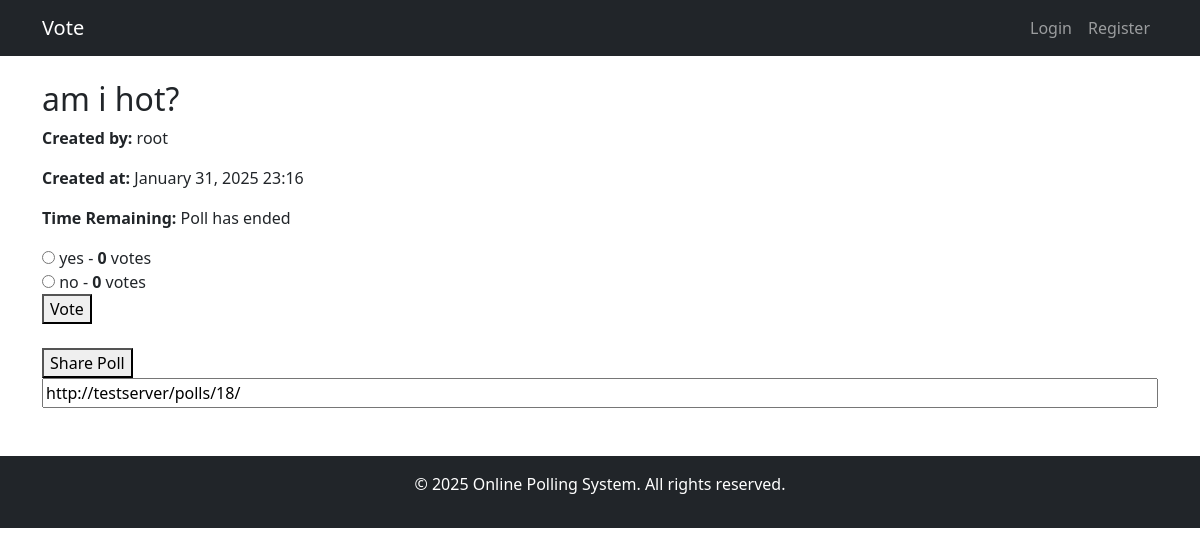
/polls/18/, run on the app's committed database.
### polls/models.py (models this page shows, shortened)
class Poll(models.Model):
    creator = models.ForeignKey(User, on_delete=models.CASCADE, related_name='polls')
    question = models.CharField(max_length=255)
    created_at = models.DateTimeField(auto_now_add=True)
    duration = models.PositiveIntegerField(
        help_text="Duration in minutes (e.g., 120 for 2 hours)",
        default=60  # Default duration: 1 hour
    )
    def get_end_time(self):
        return self.created_at + timezone.timedelta(minutes=self.duration)

class Answer(models.Model):
    poll = models.ForeignKey(Poll, on_delete=models.CASCADE, related_name='answers')
    text = models.CharField(max_length=255)

### polls/views.py (the view)
# urls.py: path('<int:pk>/', PollDetailView.as_view(), name='poll_detail'),
class PollDetailView(DetailView):
    model = Poll
    template_name = 'polls/poll_detail.html'
    context_object_name = 'poll'

### polls/templates/polls/poll_detail.html (shortened to what this page needs)
{% extends 'base.html' %}
{% block content %}
<div class="poll-container">
    <h2>{{ poll.question }}</h2>
    <p><strong>Created by:</strong> {{ poll.creator.username }}</p>
    <p><strong>Created at:</strong> {{ poll.created_at|date:"F d, Y H:i" }}</p>
    <p><strong>Time Remaining:</strong> <span id="countdown"></span></p>
    <form method="post" action="{% url 'polls:poll_vote' poll.id %}">
        {% for answer in poll.answers.all %}
            <label>
                <input type="radio" name="answer" value="{{ answer.id }}">
                {{ answer.text }} - <strong>{{ answer.votes.count }}</strong> votes
            </label><br>
        {% endfor %}
        <button type="submit">Vote</button>
    </form>
    <br>
    <button onclick="copyShareLink()">Share Poll</button>
    <br>
    <input type="text" id="share-link" value="{{ request.build_absolute_uri }}" readonly style="width: 100%;">
</div><br>
{% endblock %}

### data on the page
Poll: question "am i hot?", creator.username "root", created_at "January 31, 2025 23:16"
Answer: text "yes", votes.count "0"
Answer: text "no", votes.count "0"
